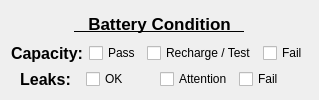
        <widget class="QFrame" name="batter_frame">
         <property name="frameShape">
          <enum>QFrame::NoFrame</enum>
         </property>
         <property name="frameShadow">
          <enum>QFrame::Raised</enum>
         </property>
         <layout class="QGridLayout" name="gridLayout_8">
          <item row="0" column="0">
           <widget class="QLabel" name="battery_label">
            <property name="maximumSize">
             <size>
              <width>16777215</width>
              <height>16777215</height>
             </size>
            </property>
            <property name="font">
             <font>
              <pointsize>13</pointsize>
              <bold>true</bold>
              <underline>true</underline>
             </font>
            </property>
            <property name="text">
             <string>   Battery Condition   </string>
            </property>
            <property name="alignment">
             <set>Qt::AlignCenter</set>
            </property>
           </widget>
          </item>
          <item row="1" column="0">
           <layout class="QHBoxLayout" name="horizontalLayout_37">
            <item>
             <widget class="QLabel" name="batter_capacity_label">
              <property name="font">
               <font>
                <pointsize>12</pointsize>
                <bold>true</bold>
               </font>
              </property>
              <property name="text">
               <string>Capacity:</string>
              </property>
              <property name="alignment">
               <set>Qt::AlignCenter</set>
              </property>
             </widget>
            </item>
            <item>
             <widget class="QCheckBox" name="battery_capacity_ok">
              <property name="text">
               <string>Pass</string>
              </property>
              <attribute name="buttonGroup">
               <string notr="true">buttonGroup_34</string>
              </attribute>
             </widget>
            </item>
            <item>
             <widget class="QCheckBox" name="battery_capacity_attention">
              <property name="text">
               <string>Recharge / Test</string>
              </property>
              <attribute name="buttonGroup">
               <string notr="true">buttonGroup_34</string>
              </attribute>
             </widget>
            </item>
            <item>
             <widget class="QCheckBox" name="battery_capacity_fail">
              <property name="text">
               <string>Fail</string>
              </property>
              <attribute name="buttonGroup">
               <string notr="true">buttonGroup_34</string>
              </attribute>
             </widget>
            </item>
           </layout>
          </item>
          <item row="2" column="0">
           <layout class="QHBoxLayout" name="horizontalLayout_38">
            <item>
             <widget class="QLabel" name="battery_leaks_label">
              <property name="font">
               <font>
                <pointsize>12</pointsize>
                <bold>true</bold>
               </font>
              </property>
              <property name="text">
               <string>Leaks:</string>
              </property>
              <property name="alignment">
               <set>Qt::AlignCenter</set>
              </property>
             </widget>
            </item>
            <item>
             <widget class="QCheckBox" name="battery_leaks_ok">
              <property name="text">
               <string>OK</string>
              </property>
              <attribute name="buttonGroup">
               <string notr="true">buttonGroup_35</string>
              </attribute>
             </widget>
            </item>
            <item>
             <widget class="QCheckBox" name="battery_leaks_attention">
              <property name="text">
               <string>Attention</string>
              </property>
              <attribute name="buttonGroup">
               <string notr="true">buttonGroup_35</string>
              </attribute>
             </widget>
            </item>
            <item>
             <widget class="QCheckBox" name="battery_leaks_fail">
              <property name="text">
               <string>Fail</string>
              </property>
              <attribute name="buttonGroup">
               <string notr="true">buttonGroup_35</string>
              </attribute>
             </widget>
            </item>
           </layout>
          </item>
         </layout>
        </widget>
